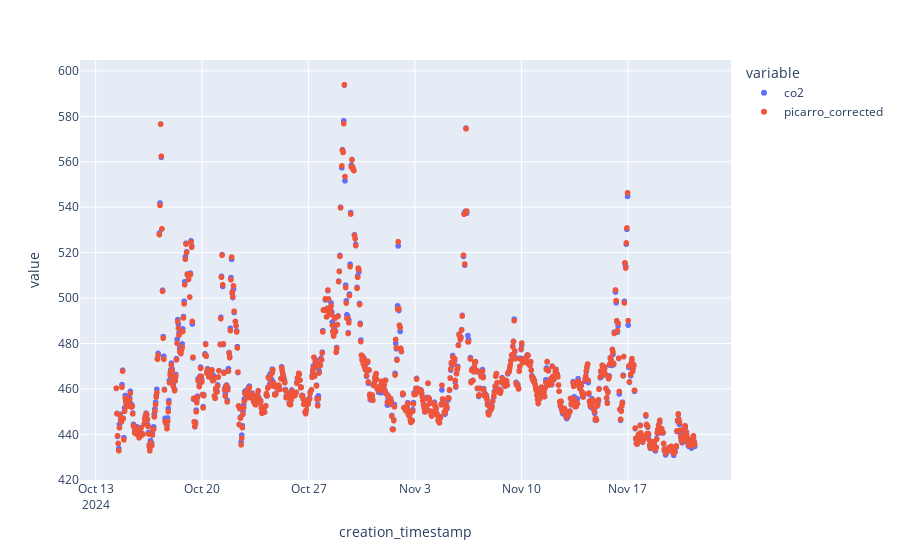
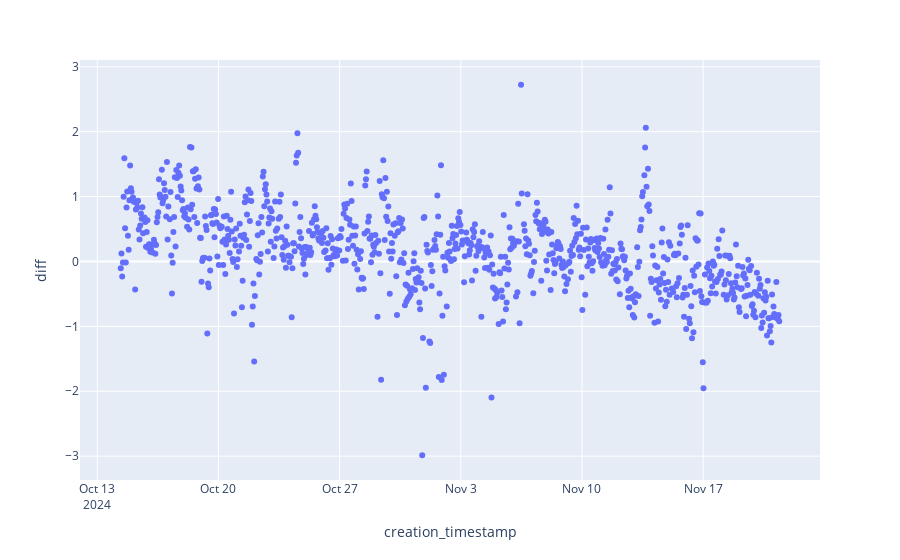

The cell these charts' notebook holds for them, in order:
### Code cell
# verify by plotting

from datetime import datetime, timezone, timedelta
import plotly.express as px

df_p = df_p_529_corr.with_columns(pl.lit("Picarro").alias("sys_name_short")) \
    .select("datetime", "sys_name_short", "picarro_corrected", "h2o_reported") \
    .rename({"datetime":"creation_timestamp"}) \
    .group_by_dynamic("creation_timestamp", every='1h') \
    .agg(pl.all().exclude(["creation_timestamp","sys_name_short"]).mean(),
            pl.col("picarro_corrected").std().alias("std")) \
    .with_columns((pl.col("creation_timestamp") + timedelta(minutes=30)))
    
df_1h = pl.read_parquet(os.path.join(DATA_DIRECTORY,"processed", "pipeline","flagged_1_h_nsigma_3.0_acropolis.parquet")) \
    .filter(pl.col("system_id") == 2) \
    .filter(pl.col("Flag") == 'O') \


start_date = datetime(2024, 10, 14, 8, 0, 0).replace(tzinfo=timezone.utc)
end_date = datetime(2024, 11, 21, 9, 59, 59).replace(tzinfo=timezone.utc)


df_plot = df_1h.join(df_p.select("creation_timestamp", "picarro_corrected"), on = ["creation_timestamp"], how= "left") \
    .with_columns(diff = pl.col("co2") - pl.col("picarro_corrected")) \
    .filter(pl.col("creation_timestamp").is_between(start_date, end_date))
    
fig = px.scatter(df_plot, x="creation_timestamp", y = ["co2", "picarro_corrected"])
fig.show()

fig = px.scatter(df_plot, x="creation_timestamp", y = "diff")
fig.show()

### Figure 1 — Plotly figure (JSON) as saved in the notebook; plotly's stock layout.template omitted (floating-point values rounded to 4 significant figures; data arrays with more than 128 entries replaced by an {"elided": "..."} marker saying what was removed)
{"data": [{"hovertemplate": "variable=co2<br>creation_timestamp=%{x}<br>value=%{y}<extra></extra>", "legendgroup": "co2", "marker": {"color": "#636efa", "symbol": "circle"}, "mode": "markers", "name": "co2", "showlegend": true, "type": "scattergl", "x": {"elided": "871 str values"}, "xaxis": "x", "y": {"elided": "871 float values"}, "yaxis": "y"}, {"hovertemplate": "variable=picarro_corrected<br>creation_timestamp=%{x}<br>value=%{y}<extra></extra>", "legendgroup": "picarro_corrected", "marker": {"color": "#EF553B", "symbol": "circle"}, "mode": "markers", "name": "picarro_corrected", "showlegend": true, "type": "scattergl", "x": {"elided": "871 str values"}, "xaxis": "x", "y": {"elided": "871 float values"}, "yaxis": "y"}], "layout": {"legend": {"title": {"text": "variable"}, "tracegroupgap": 0}, "margin": {"t": 60}, "xaxis": {"anchor": "y", "domain": [0, 1], "title": {"text": "creation_timestamp"}}, "yaxis": {"anchor": "x", "domain": [0, 1], "title": {"text": "value"}}}}

### Figure 2 — Plotly figure (JSON) as saved in the notebook; plotly's stock layout.template omitted (floating-point values rounded to 4 significant figures; data arrays with more than 128 entries replaced by an {"elided": "..."} marker saying what was removed)
{"data": [{"hovertemplate": "creation_timestamp=%{x}<br>diff=%{y}<extra></extra>", "legendgroup": "", "marker": {"color": "#636efa", "symbol": "circle"}, "mode": "markers", "name": "", "orientation": "v", "showlegend": false, "type": "scatter", "x": {"elided": "871 str values"}, "xaxis": "x", "y": {"elided": "871 float values"}, "yaxis": "y"}], "layout": {"legend": {"tracegroupgap": 0}, "margin": {"t": 60}, "xaxis": {"anchor": "y", "domain": [0, 1], "title": {"text": "creation_timestamp"}}, "yaxis": {"anchor": "x", "domain": [0, 1], "title": {"text": "diff"}}}}
